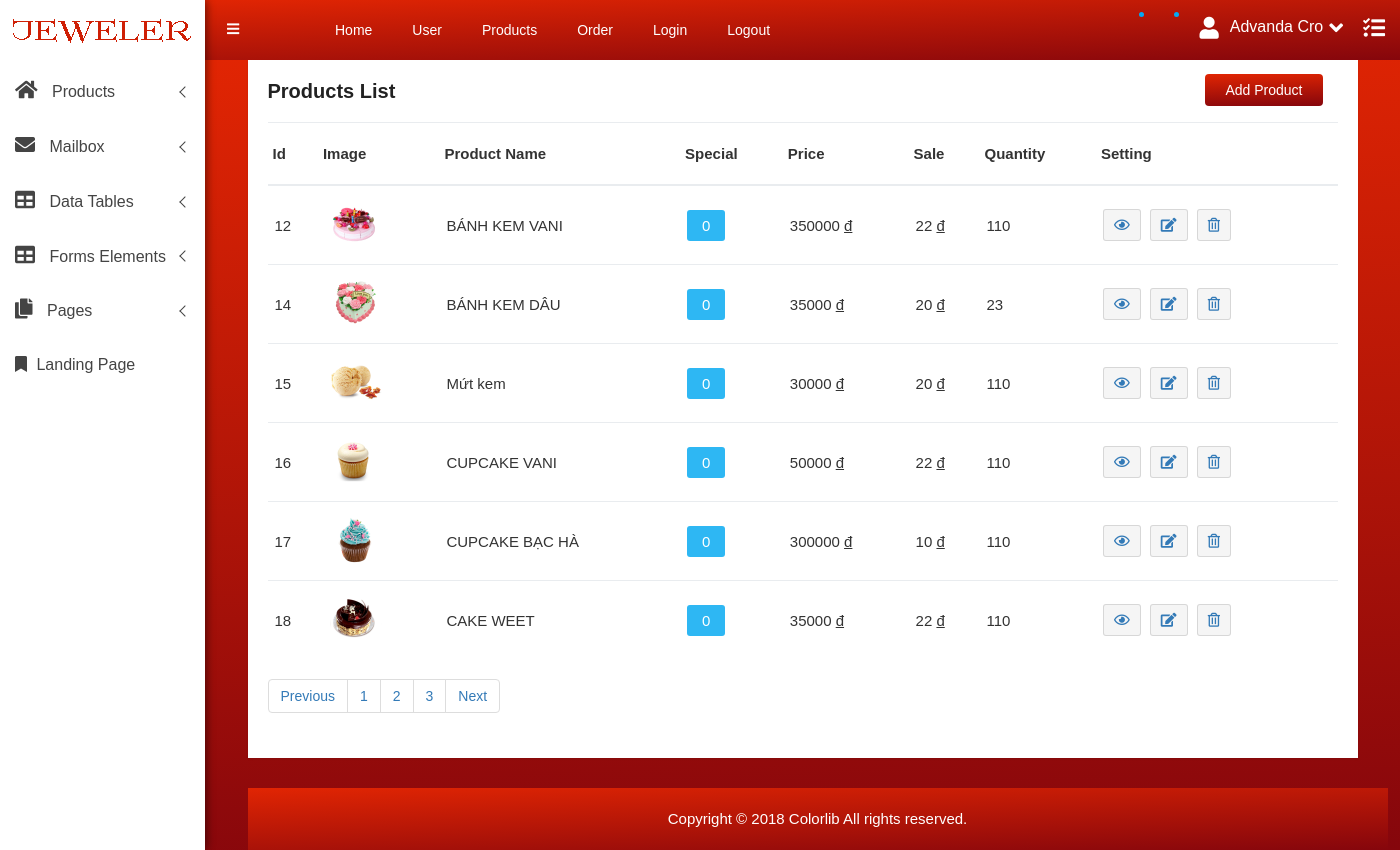
The app's page /admin/?controller=ProductController (signed in) with its own data.
### tables this page shows
CREATE TABLE `product` (
  `product_id` int(11) NOT NULL,
  `product_name` varchar(100) NOT NULL,
  `price` float NOT NULL,
  `sale` float NOT NULL,
  `image` varchar(100) NOT NULL,
  `date` date NOT NULL,
  `detail` text NOT NULL,
  `special` bit(1) NOT NULL,
  `type_id` int(11) NOT NULL,
  `quantity` int(5) NOT NULL
);

### admin/index.php (called while the page is built, shortened)
<?php
require  './Data/DatabaseUtil.php';
require  './Data/ProductDao.php';
$controller = filter_input(INPUT_GET, 'controller');
include './Controllers/' . $controller . '.php';

### admin/Data/ProductDao.php (called while the page is built, shortened)
<?php
class ProductDao
{
	var $dbu;
    public function __construct() {
        $this->dbu = new DatabaseUtil();
        $this->dbu->Open();
    }
	public function Find()
    {
        $sql = "select * from product";
        $products = $this->dbu->Query($sql, array());
        return $products;
    }
}

### admin/Data/DatabaseUtil.php (called while the page is built, shortened)
<?php
class DatabaseUtil
{
    var $db = null;
    var $server = null;
    var $databaseName = null;
    var $username = null;
    var $password = null;
    public function __construct($server="localhost", $databaseName = "demophp2",
             $username = "root", $password= "") {
        $this->databaseName = $databaseName;
        $this->server = $server;
        $this->username = $username;
        $this->password = $password;
    }
    public function Open()
    {
        $dns = "mysql:host=$this->server;dbname=$this->databaseName;charset=utf8";
        $options = array(PDO::ATTR_ERRMODE => PDO::ERRMODE_EXCEPTION);
        $this->db = new PDO($dns, $this->username, $this->password, $options);
        return $this->db;
    }
    public function Query($query, $args, $queryOne = false)
    {
        $statement = $this->db->prepare($query);
        $statement->execute();
        if ($queryOne)
            $results = $statement->fetch();
        else
            $results = $statement->fetchAll();
        return $results;
    }
}

### admin/Views/Product/list.php (the view, shortened to what this page needs)
<?php include "./Views/Common/header.php" ?>
<div class="container">
 <div class="col-lg-12 col-md-12 col-sm-12 col-xs-12">
            <div class="product-status-wrap">
                <h4>Products List</h4>
                <div class="add-product">
                    <a href="?controller=ProductController&action=add">Add Product</a>
                </div>
                <table>
                    <tbody><tr>
                        <th>Id</th>
                        <th>Image</th>
                        <th>Product Name</th>
                        <th>Special</th>
                        <th>Price</th>
                        <th>Sale</th>
                        <th>Quantity</th>
                        <th>Setting</th>
                    </tr>
  <?php
  foreach ($products as $product) :
  ?>
                    <tr>
                        <td><?= $product['product_id'] ?></td>
                        <td> <img  src="images/<?= $product['image'] ?>" alt=""></td>
                        <td><?= $product['product_name'] ?></td>
                        <td>
                            <button class="ps-setting"><?= $product['special'] ?></button>
                        </td>
                        <td><?= $product['price'] ?> <u>đ</u></td>
                        <td><?= $product['sale'] ?> <u>đ</u></td>
                        <td><?= $product['quantity'] ?></td>
                        <td>
                            <button data-toggle="tooltip" title="" class="pd-setting-ed" data-original-title="View"><a href="?controller=ProductController&action=view&id=<?= $product['product_id'] ?>"><i class="far fa-eye"></i></a></button>
                            <button data-toggle="tooltip" title="" class="pd-setting-ed" data-original-title="Edit"><a href="?controller=ProductController&action=edit&id=<?= $product['product_id'] ?>"><i class="fas fa-edit"></i></a></button>
                            <button data-toggle="tooltip" title="" class="pd-setting-ed" data-original-title="Trash"><a href="?controller=ProductController&action=delete&id=<?= $product['product_id'] ?>"><i class="far fa-trash-alt"></i></a></button>
                        </td>
                    </tr>
  <?php
    endforeach;
  ?>
                </tbody></table>
                <div class="custom-pagination">
                    <nav aria-label="Page navigation example">
                        <ul class="pagination">
                            <li class="page-item"><a class="page-link" href="#">Previous</a></li>
                            <li class="page-item"><a class="page-link" href="#">1</a></li>
                            <li class="page-item"><a class="page-link" href="#">2</a></li>
                            <li class="page-item"><a class="page-link" href="#">3</a></li>
                            <li class="page-item"><a class="page-link" href="#">Next</a></li>
                        </ul>
                    </nav>
                </div>
            </div>
        </div>
<?php include "./Views/Common/footer.php" ?>

### records on screen
product: product_id "12", image (picture), product_name "BÁNH KEM VANI", special "0", price "350000", sale "22", quantity "110"
product: product_id "14", image (picture), product_name "BÁNH KEM DÂU", special "0", price "35000", sale "20", quantity "23"
product: product_id "15", image (picture), product_name "Mứt kem", special "0", price "30000", sale "20", quantity "110"
product: product_id "16", image (picture), product_name "CUPCAKE VANI", special "0", price "50000", sale "22", quantity "110"
product: product_id "17", image (picture), product_name "CUPCAKE BẠC HÀ", special "0", price "300000", sale "10", quantity "110"
product: product_id "18", image (picture), product_name "CAKE WEET", special "0", price "35000", sale "22", quantity "110"
